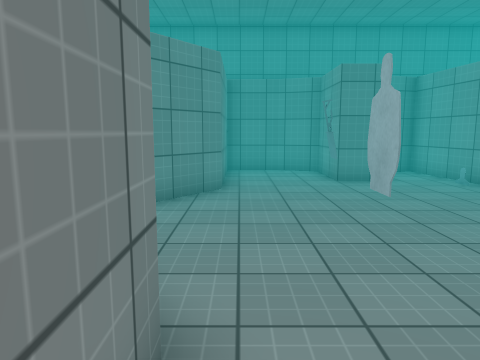
[1] (above)

16 first-person views from a walk through a 3-D level made in the Unity game engine. The camera is 1.5 m above the floor, tilts 8° down and sees 70° across. The floor is counted in squares, 1 m on a side. Each view is taken from the middle of a square. On the plan, view 1 faces up. The plan holds only what a view shows up to about 16 squares ahead; the rest is blank. The place goes on beyond the plan. The player is left out. Surface patterns are stand-ins for the level's own textures.

[2]
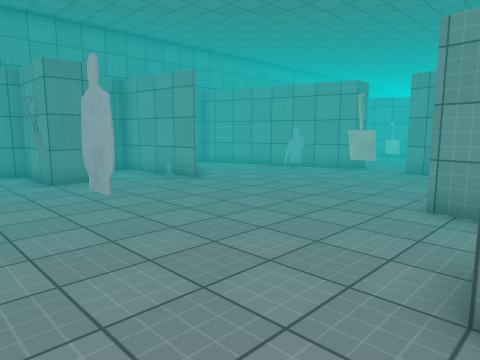

[3]
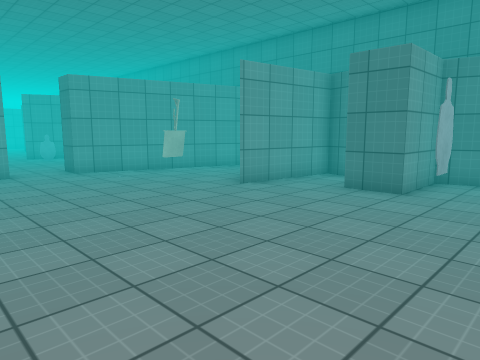

[4]
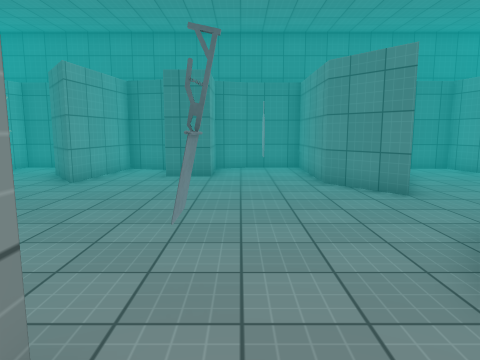

[5]
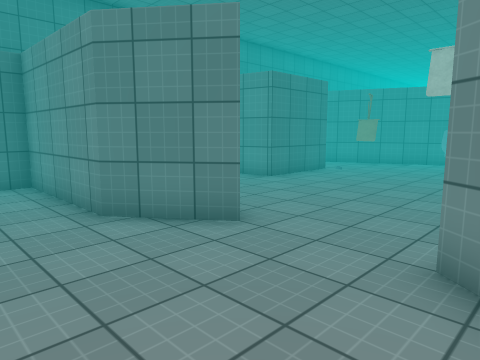

[6]
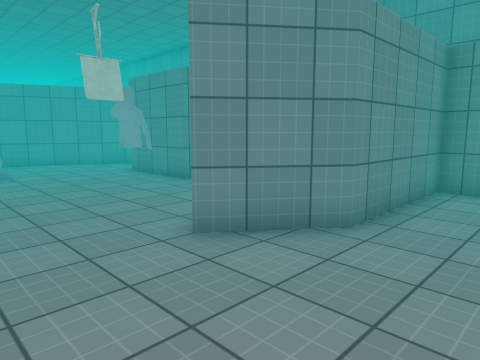

[7]
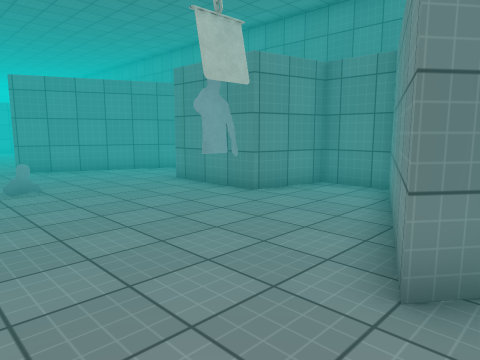

[8]
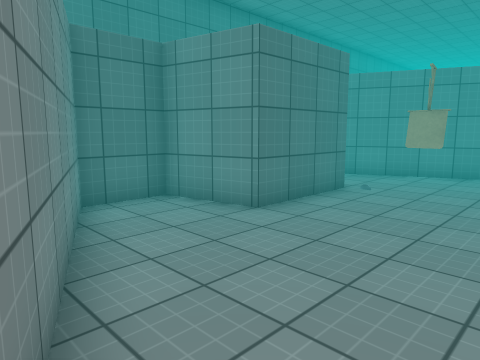

[9]
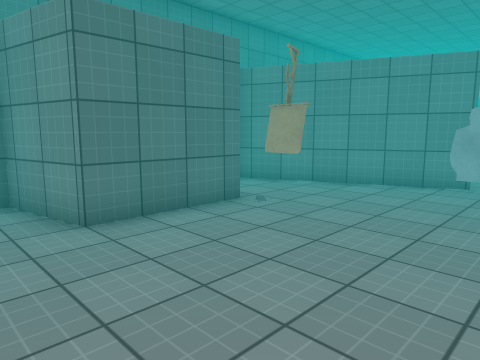

[10]
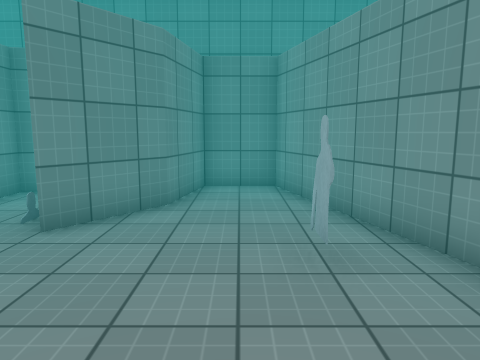

[11]
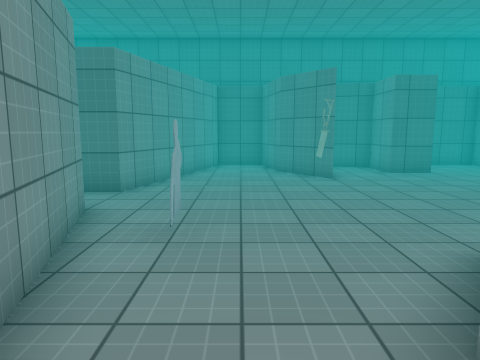

[12]
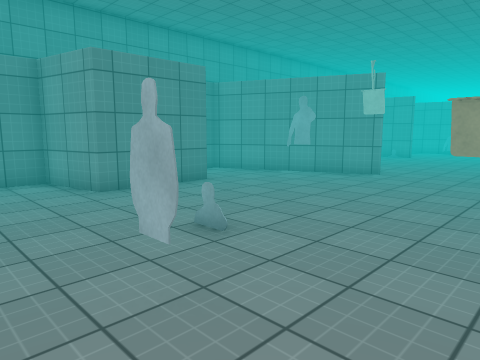

[13]
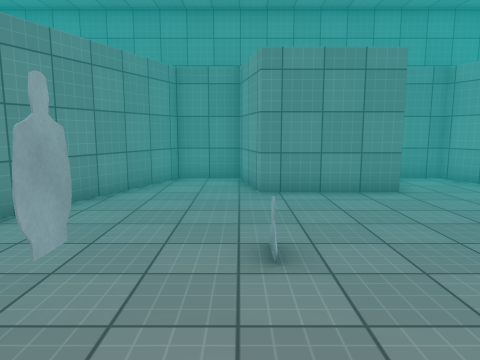

[14]
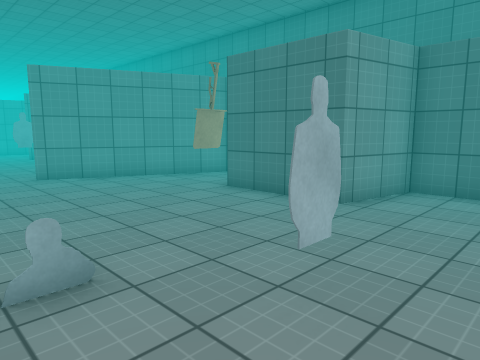

[15]
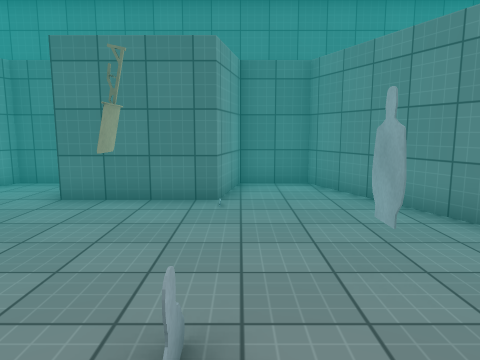

[16]
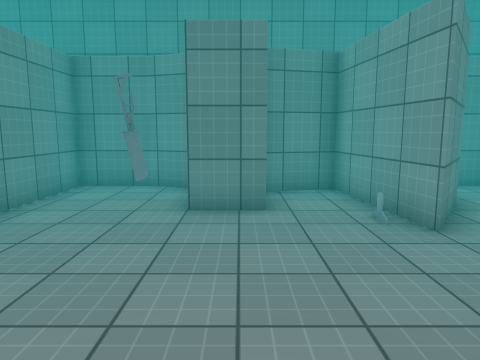

### Floor plan
Points are (right, up) in squares from view 1. A wall is a line through its corners. A room is listed if a view was taken in it or the views show most of it. See-through windows are left out.
Room 1 (views 1, 2, 3, 4, 5, 6, 7, 8, 10, 11, 16)
walls: (4.6, 10.5) (3, 10.5) (3, 13) (1.5, 13.5) (-0.5, 13.5) (-0.5, 9) (-2, 7); (-2, 4) (-0.5, 2) (-0.5, -2.5) (1.5, -2.5) (3, -2) (3, 0.5) (4.5, 0.5) (4.5, -1.5) (6.5, -2) (7, 2) (8.5, 0) (9, -2.5) (11, -2.5) (13, 4.5) (13.5, 4.5); (13, 6.4) (11, 13.5) (9, 13.5) (8.5, 11) (7, 9) (6.5, 13) (4.5, 12.5) (4.5, 11.8)
ways out: opening at (-2, 6) to room 2
objects: other object (1, 3); other object (2, 9); other object (8, 4); other object (11, 8)
Room 2 (views 9, 12, 13, 14, 15)
walls: (-14.5, 1.6) (-13, -2) (-11, -2) (-10.5, 0.5) (-7, 0.5) (-6.5, -2) (-4.5, -2) (-2, 4); (-2, 7) (-4.5, 13) (-6.5, 13) (-7, 10.5) (-10.5, 10.5) (-11, 13) (-13, 13) (-14.5, 9.4)
ways out: opening at (-2, 6) to room 1
objects: other object (-12, 5); other object (-11, 6); other object (-9, 3)

Positions as (right, up) in squares from view 1, and headings:
1: (0, 0), facing up
2: (0, 0), facing up-right
3: (0, 9), facing down-right
4: (2, 12), facing down
5: (2, 8), facing down-left
6: (2, 4), facing up-left
7: (-1, 4), facing up-left
8: (-2, 5), facing down-left
9: (-5, 6), facing down-left
10: (10, 4), facing up
11: (10, 13), facing down
12: (-14, 2), facing up-right
13: (-11, 2), facing up
14: (-14, 7), facing down-right
15: (-11, 8), facing down
16: (4, 4), facing up
